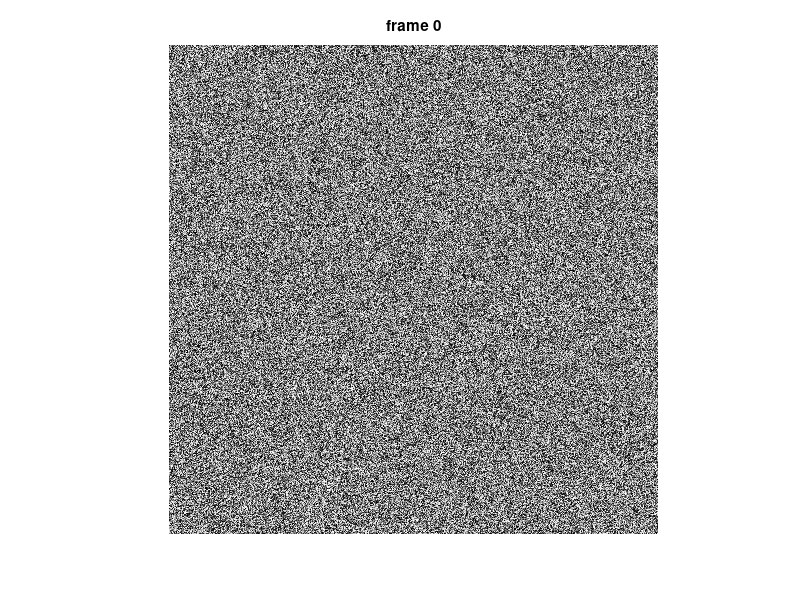

This figure's MATLAB source: (Note: this script raises an error after producing the figure.)
%% Multi-Scale Turing Patterns Generator
%
% Inspired by:
% <http://www.jonathanmccabe.com/Cyclic_Symmetric_Multi-Scale_Turing_Patterns.pdf>
%
% Sources:
%
% * <https://github.com/opencv/opencv/blob/3.2.0/samples/python/turing.py>
%

function turing_patterns_demo()
    %%
    % Options
    sz = 512;          % image size, should be 2^n
    nscales = 6;       % number of pyramid levels, less than log2(sz)
    write_vid = true;  % whether to save as video

    %%
    % Initialize
    a = rand(sz,sz);
    ms = zeros(sz,sz,nscales);
    vs = zeros(sz,sz,nscales);
    [R,C] = ndgrid(1:sz);

    %%
    % Prepare plot
    hImg = imshow(a);
    title('frame 0')

    %%
    % Prepare video writer
    if write_vid
        vidfile = fullfile(tempdir(), 'turing.avi');
        vid = cv.VideoWriter(vidfile, [sz sz], ...
            'FourCC','DIB ', 'FPS',30, 'Color',false);
        assert(vid.isOpened(), 'Could not open output video');
    end

    %%
    % Main loop
    counter = 0;
    while ishghandle(hImg)
        counter = counter + 1;

        % update pattern
        a_lods = cv.buildPyramid(a, 'MaxLevel',nscales);
        for i=1:nscales
            [ms(:,:,i), vs(:,:,i)] = process_scale(a_lods, i);
        end
        [~,mi] = min(vs, [], 3);
        mi = sub2ind([sz sz nscales], R, C, mi);
        a = a + ms(mi) * 0.025;
        a = (a - min(a(:))) / (max(a(:)) - min(a(:)));

        % write video frame
        if write_vid, vid.write(a); end

        % show result
        set(hImg, 'CData',a);
        title(sprintf('frame %d',counter));
        drawnow;
    end

    %%
    % Finalize video
    if write_vid
        vid.release();
        fprintf('Video saved: %s\n', vidfile);
        if ispc() && ~mexopencv.isOctave()
            %HACK: WINOPEN not implemented in Octave
            winopen(vidfile);
        end
    end
end

%%
% Helper function

function [m,v] = process_scale(a_lods, lod)
    d = a_lods{lod} - cv.pyrUp(a_lods{lod+1});
    for i=2:lod
        d = cv.pyrUp(d);
    end
    m = sign(d);
    v = cv.GaussianBlur(d.*d, 'KSize',[3 3]);
end
